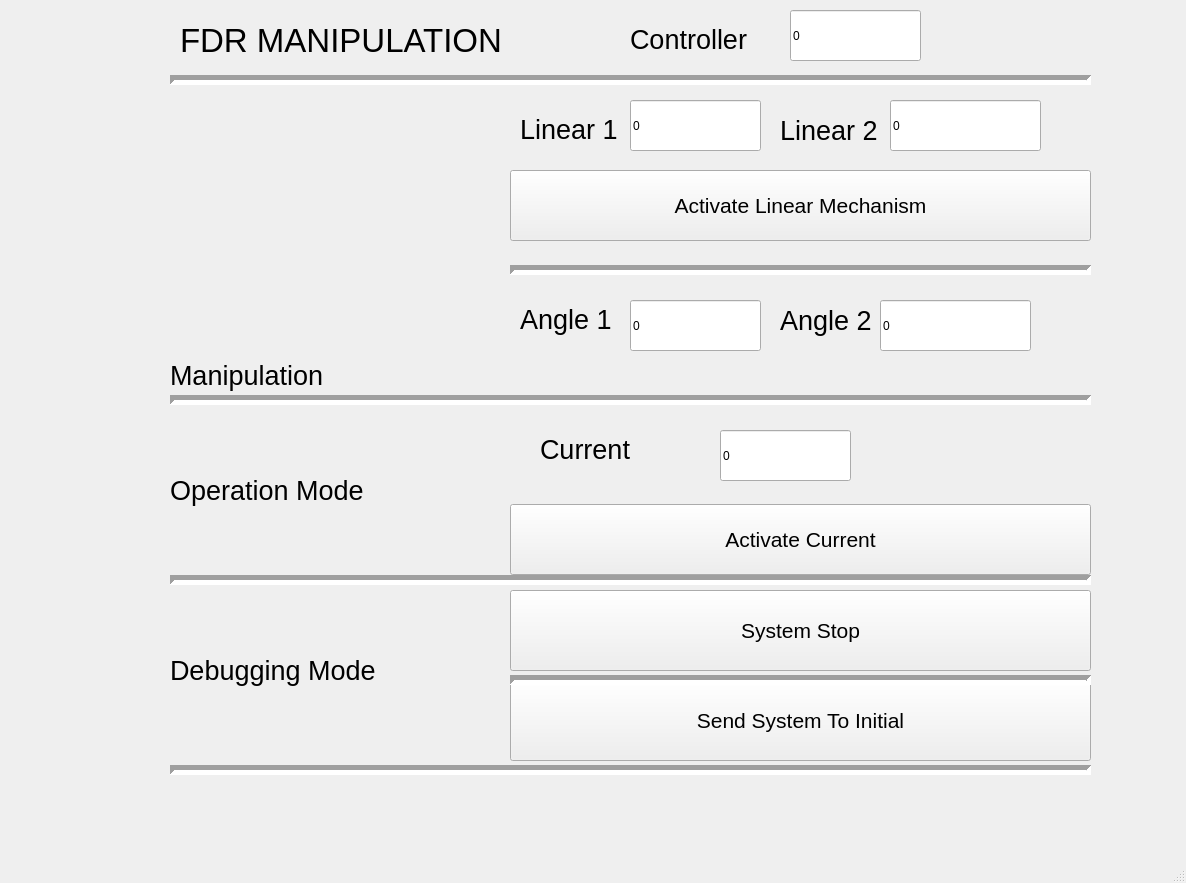
<?xml version="1.0" encoding="UTF-8"?>
<ui version="4.0">
 <class>MainWindow</class>
 <widget class="QMainWindow" name="MainWindow">
  <property name="geometry">
   <rect>
    <x>0</x>
    <y>0</y>
    <width>1186</width>
    <height>883</height>
   </rect>
  </property>
  <property name="sizePolicy">
   <sizepolicy hsizetype="Minimum" vsizetype="Minimum">
    <horstretch>0</horstretch>
    <verstretch>0</verstretch>
   </sizepolicy>
  </property>
  <property name="windowTitle">
   <string>ROS + PyQT GUI Example</string>
  </property>
  <property name="windowIcon">
   <iconset>
    <normaloff>../../../../Desktop/Despacho_U_M_V0.1/Imagens/dump-truck.png</normaloff>../../../../Desktop/Despacho_U_M_V0.1/Imagens/dump-truck.png</iconset>
  </property>
  <widget class="QWidget" name="centralwidget">
   <widget class="QWidget" name="formLayoutWidget_12">
    <property name="geometry">
     <rect>
      <x>170</x>
      <y>90</y>
      <width>341</width>
      <height>301</height>
     </rect>
    </property>
    <layout class="QFormLayout" name="formLayout_23">
     <item row="1" column="0">
      <spacer name="verticalSpacer_25">
       <property name="orientation">
        <enum>Qt::Vertical</enum>
       </property>
       <property name="sizeHint" stdset="0">
        <size>
         <width>20</width>
         <height>40</height>
        </size>
       </property>
      </spacer>
     </item>
     <item row="2" column="0">
      <spacer name="verticalSpacer_26">
       <property name="orientation">
        <enum>Qt::Vertical</enum>
       </property>
       <property name="sizeHint" stdset="0">
        <size>
         <width>20</width>
         <height>40</height>
        </size>
       </property>
      </spacer>
     </item>
     <item row="3" column="0">
      <spacer name="verticalSpacer_18">
       <property name="orientation">
        <enum>Qt::Vertical</enum>
       </property>
       <property name="sizeHint" stdset="0">
        <size>
         <width>20</width>
         <height>40</height>
        </size>
       </property>
      </spacer>
     </item>
     <item row="4" column="0">
      <widget class="QLabel" name="label_2">
       <property name="font">
        <font>
         <pointsize>20</pointsize>
         <italic>false</italic>
        </font>
       </property>
       <property name="lineWidth">
        <number>8</number>
       </property>
       <property name="text">
        <string>Manipulation</string>
       </property>
      </widget>
     </item>
    </layout>
   </widget>
   <widget class="QWidget" name="formLayoutWidget_13">
    <property name="geometry">
     <rect>
      <x>170</x>
      <y>410</y>
      <width>339</width>
      <height>161</height>
     </rect>
    </property>
    <layout class="QFormLayout" name="formLayout_24">
     <item row="1" column="0">
      <widget class="QLabel" name="label_6">
       <property name="font">
        <font>
         <pointsize>20</pointsize>
         <italic>false</italic>
        </font>
       </property>
       <property name="lineWidth">
        <number>8</number>
       </property>
       <property name="text">
        <string>Operation Mode</string>
       </property>
      </widget>
     </item>
     <item row="0" column="0">
      <spacer name="verticalSpacer_17">
       <property name="orientation">
        <enum>Qt::Vertical</enum>
       </property>
       <property name="sizeHint" stdset="0">
        <size>
         <width>20</width>
         <height>40</height>
        </size>
       </property>
      </spacer>
     </item>
     <item row="2" column="0">
      <spacer name="verticalSpacer_23">
       <property name="orientation">
        <enum>Qt::Vertical</enum>
       </property>
       <property name="sizeHint" stdset="0">
        <size>
         <width>20</width>
         <height>40</height>
        </size>
       </property>
      </spacer>
     </item>
    </layout>
   </widget>
   <widget class="QWidget" name="formLayoutWidget_14">
    <property name="geometry">
     <rect>
      <x>170</x>
      <y>590</y>
      <width>339</width>
      <height>161</height>
     </rect>
    </property>
    <layout class="QFormLayout" name="formLayout_25">
     <item row="1" column="0">
      <widget class="QLabel" name="label_25">
       <property name="font">
        <font>
         <pointsize>20</pointsize>
         <italic>false</italic>
        </font>
       </property>
       <property name="lineWidth">
        <number>8</number>
       </property>
       <property name="text">
        <string>Debugging Mode</string>
       </property>
      </widget>
     </item>
     <item row="0" column="0">
      <spacer name="verticalSpacer_16">
       <property name="orientation">
        <enum>Qt::Vertical</enum>
       </property>
       <property name="sizeHint" stdset="0">
        <size>
         <width>20</width>
         <height>40</height>
        </size>
       </property>
      </spacer>
     </item>
     <item row="2" column="0">
      <spacer name="verticalSpacer_24">
       <property name="orientation">
        <enum>Qt::Vertical</enum>
       </property>
       <property name="sizeHint" stdset="0">
        <size>
         <width>20</width>
         <height>40</height>
        </size>
       </property>
      </spacer>
     </item>
    </layout>
   </widget>
   <widget class="QLabel" name="label_4">
    <property name="geometry">
     <rect>
      <x>180</x>
      <y>10</y>
      <width>511</width>
      <height>61</height>
     </rect>
    </property>
    <property name="sizePolicy">
     <sizepolicy hsizetype="Minimum" vsizetype="Minimum">
      <horstretch>0</horstretch>
      <verstretch>0</verstretch>
     </sizepolicy>
    </property>
    <property name="font">
     <font>
      <pointsize>25</pointsize>
      <italic>false</italic>
     </font>
    </property>
    <property name="lineWidth">
     <number>15</number>
    </property>
    <property name="text">
     <string>FDR MANIPULATION</string>
    </property>
   </widget>
   <widget class="Line" name="line_2">
    <property name="geometry">
     <rect>
      <x>170</x>
      <y>570</y>
      <width>921</width>
      <height>20</height>
     </rect>
    </property>
    <property name="lineWidth">
     <number>5</number>
    </property>
    <property name="orientation">
     <enum>Qt::Horizontal</enum>
    </property>
   </widget>
   <widget class="Line" name="line_3">
    <property name="geometry">
     <rect>
      <x>170</x>
      <y>390</y>
      <width>921</width>
      <height>20</height>
     </rect>
    </property>
    <property name="lineWidth">
     <number>5</number>
    </property>
    <property name="orientation">
     <enum>Qt::Horizontal</enum>
    </property>
   </widget>
   <widget class="QPushButton" name="Stop">
    <property name="geometry">
     <rect>
      <x>510</x>
      <y>590</y>
      <width>581</width>
      <height>81</height>
     </rect>
    </property>
    <property name="font">
     <font>
      <pointsize>16</pointsize>
     </font>
    </property>
    <property name="text">
     <string>System Stop</string>
    </property>
   </widget>
   <widget class="QPushButton" name="Initial">
    <property name="geometry">
     <rect>
      <x>510</x>
      <y>680</y>
      <width>581</width>
      <height>81</height>
     </rect>
    </property>
    <property name="font">
     <font>
      <pointsize>16</pointsize>
     </font>
    </property>
    <property name="text">
     <string>Send System To Initial</string>
    </property>
   </widget>
   <widget class="QPushButton" name="Current">
    <property name="geometry">
     <rect>
      <x>510</x>
      <y>504</y>
      <width>581</width>
      <height>71</height>
     </rect>
    </property>
    <property name="font">
     <font>
      <pointsize>16</pointsize>
     </font>
    </property>
    <property name="text">
     <string>Activate Current</string>
    </property>
   </widget>
   <widget class="QLabel" name="label_14">
    <property name="geometry">
     <rect>
      <x>520</x>
      <y>340</y>
      <width>148</width>
      <height>28</height>
     </rect>
    </property>
    <property name="font">
     <font>
      <pointsize>18</pointsize>
      <italic>false</italic>
     </font>
    </property>
    <property name="lineWidth">
     <number>11</number>
    </property>
    <property name="text">
     <string/>
    </property>
   </widget>
   <widget class="Line" name="line_4">
    <property name="geometry">
     <rect>
      <x>510</x>
      <y>260</y>
      <width>581</width>
      <height>20</height>
     </rect>
    </property>
    <property name="lineWidth">
     <number>5</number>
    </property>
    <property name="orientation">
     <enum>Qt::Horizontal</enum>
    </property>
   </widget>
   <widget class="QLabel" name="label_7">
    <property name="geometry">
     <rect>
      <x>520</x>
      <y>290</y>
      <width>91</width>
      <height>59</height>
     </rect>
    </property>
    <property name="font">
     <font>
      <pointsize>20</pointsize>
     </font>
    </property>
    <property name="text">
     <string>Angle 1</string>
    </property>
   </widget>
   <widget class="QLineEdit" name="Angle1">
    <property name="geometry">
     <rect>
      <x>630</x>
      <y>300</y>
      <width>131</width>
      <height>51</height>
     </rect>
    </property>
    <property name="text">
     <string>0</string>
    </property>
   </widget>
   <widget class="QLineEdit" name="Angle2">
    <property name="geometry">
     <rect>
      <x>880</x>
      <y>300</y>
      <width>151</width>
      <height>51</height>
     </rect>
    </property>
    <property name="text">
     <string>0</string>
    </property>
   </widget>
   <widget class="QLabel" name="label_9">
    <property name="geometry">
     <rect>
      <x>780</x>
      <y>290</y>
      <width>91</width>
      <height>61</height>
     </rect>
    </property>
    <property name="font">
     <font>
      <pointsize>20</pointsize>
     </font>
    </property>
    <property name="text">
     <string>Angle 2</string>
    </property>
   </widget>
   <widget class="Line" name="line_6">
    <property name="geometry">
     <rect>
      <x>170</x>
      <y>70</y>
      <width>921</width>
      <height>20</height>
     </rect>
    </property>
    <property name="frameShadow">
     <enum>QFrame::Sunken</enum>
    </property>
    <property name="lineWidth">
     <number>5</number>
    </property>
    <property name="orientation">
     <enum>Qt::Horizontal</enum>
    </property>
   </widget>
   <widget class="Line" name="line_7">
    <property name="geometry">
     <rect>
      <x>170</x>
      <y>760</y>
      <width>921</width>
      <height>20</height>
     </rect>
    </property>
    <property name="frameShadow">
     <enum>QFrame::Sunken</enum>
    </property>
    <property name="lineWidth">
     <number>5</number>
    </property>
    <property name="orientation">
     <enum>Qt::Horizontal</enum>
    </property>
   </widget>
   <widget class="Line" name="line_9">
    <property name="geometry">
     <rect>
      <x>510</x>
      <y>670</y>
      <width>581</width>
      <height>20</height>
     </rect>
    </property>
    <property name="lineWidth">
     <number>5</number>
    </property>
    <property name="orientation">
     <enum>Qt::Horizontal</enum>
    </property>
   </widget>
   <widget class="QLabel" name="label_10">
    <property name="geometry">
     <rect>
      <x>780</x>
      <y>100</y>
      <width>101</width>
      <height>61</height>
     </rect>
    </property>
    <property name="font">
     <font>
      <pointsize>20</pointsize>
     </font>
    </property>
    <property name="text">
     <string>Linear 2</string>
    </property>
   </widget>
   <widget class="QLineEdit" name="Lin2">
    <property name="geometry">
     <rect>
      <x>890</x>
      <y>100</y>
      <width>151</width>
      <height>51</height>
     </rect>
    </property>
    <property name="text">
     <string>0</string>
    </property>
   </widget>
   <widget class="QLineEdit" name="Lin1">
    <property name="geometry">
     <rect>
      <x>630</x>
      <y>100</y>
      <width>131</width>
      <height>51</height>
     </rect>
    </property>
    <property name="text">
     <string>0</string>
    </property>
   </widget>
   <widget class="QLabel" name="label_8">
    <property name="geometry">
     <rect>
      <x>520</x>
      <y>100</y>
      <width>101</width>
      <height>59</height>
     </rect>
    </property>
    <property name="font">
     <font>
      <pointsize>20</pointsize>
     </font>
    </property>
    <property name="text">
     <string>Linear 1</string>
    </property>
   </widget>
   <widget class="QPushButton" name="Linear">
    <property name="geometry">
     <rect>
      <x>510</x>
      <y>170</y>
      <width>581</width>
      <height>71</height>
     </rect>
    </property>
    <property name="font">
     <font>
      <pointsize>16</pointsize>
     </font>
    </property>
    <property name="text">
     <string>Activate Linear Mechanism</string>
    </property>
   </widget>
   <widget class="QLineEdit" name="current_val">
    <property name="geometry">
     <rect>
      <x>720</x>
      <y>430</y>
      <width>131</width>
      <height>51</height>
     </rect>
    </property>
    <property name="text">
     <string>0</string>
    </property>
   </widget>
   <widget class="QLabel" name="label_11">
    <property name="geometry">
     <rect>
      <x>540</x>
      <y>420</y>
      <width>101</width>
      <height>59</height>
     </rect>
    </property>
    <property name="font">
     <font>
      <pointsize>20</pointsize>
     </font>
    </property>
    <property name="text">
     <string>Current</string>
    </property>
   </widget>
   <widget class="QLineEdit" name="Control_2">
    <property name="geometry">
     <rect>
      <x>790</x>
      <y>10</y>
      <width>131</width>
      <height>51</height>
     </rect>
    </property>
    <property name="text">
     <string>0</string>
    </property>
   </widget>
   <widget class="QLabel" name="label_12">
    <property name="geometry">
     <rect>
      <x>630</x>
      <y>10</y>
      <width>141</width>
      <height>59</height>
     </rect>
    </property>
    <property name="font">
     <font>
      <pointsize>20</pointsize>
     </font>
    </property>
    <property name="text">
     <string>Controller</string>
    </property>
   </widget>
  </widget>
  <widget class="QMenuBar" name="menubar">
   <property name="geometry">
    <rect>
     <x>0</x>
     <y>0</y>
     <width>1186</width>
     <height>22</height>
    </rect>
   </property>
  </widget>
  <widget class="QStatusBar" name="statusbar"/>
 </widget>
 <resources/>
 <connections/>
</ui>
